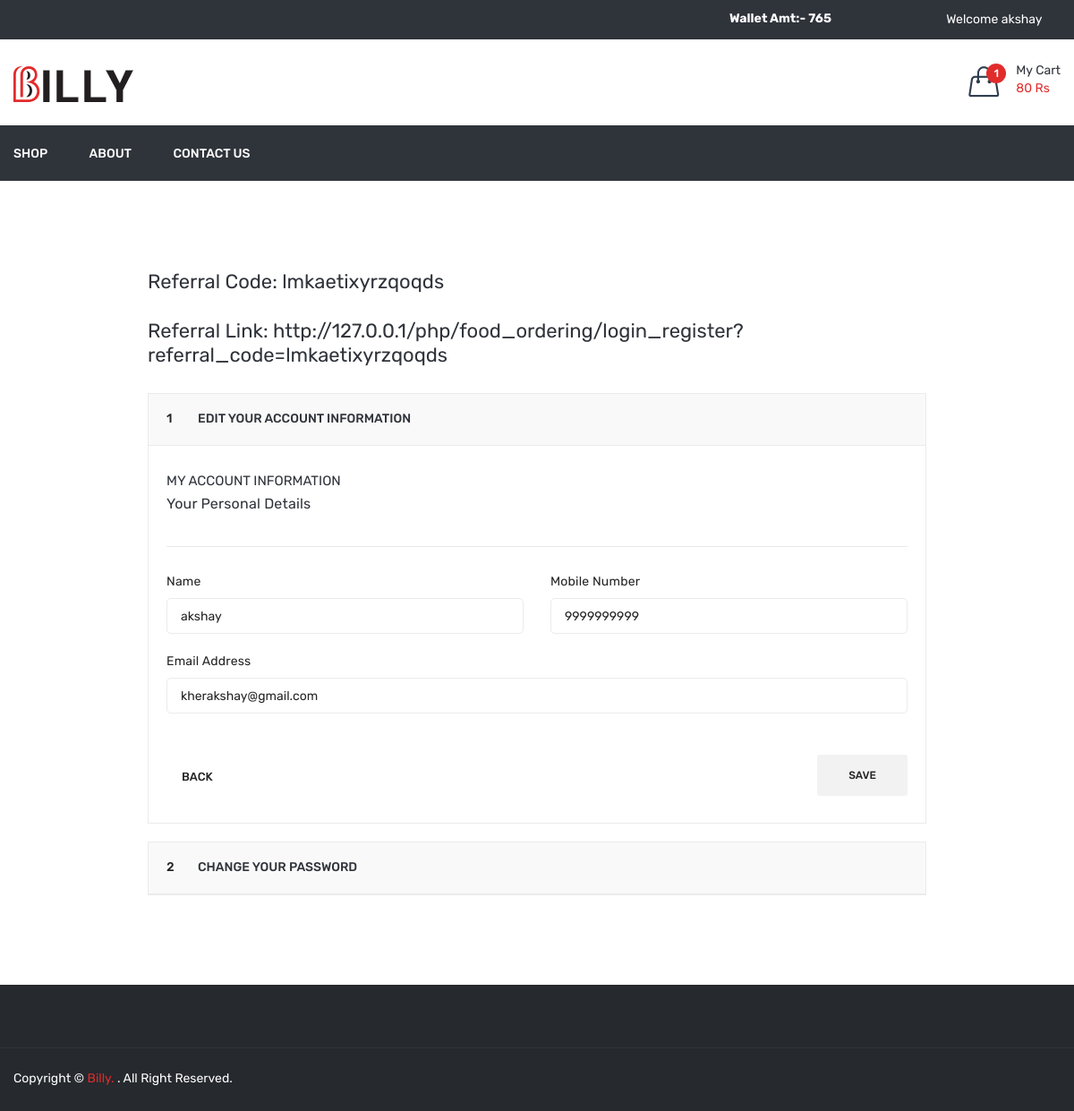
The page /profile.php (signed in) on the database its author committed.
### tables this page shows
CREATE TABLE `dish_cart` (
  `id` int(11) NOT NULL,
  `user_id` int(11) NOT NULL,
  `dish_detail_id` int(11) NOT NULL,
  `qty` int(11) NOT NULL,
  `added_on` datetime NOT NULL
);

CREATE TABLE `user` (
  `id` int(11) NOT NULL,
  `name` varchar(50) NOT NULL,
  `email` varchar(50) NOT NULL,
  `mobile` varchar(15) NOT NULL,
  `password` varchar(100) NOT NULL,
  `status` int(11) NOT NULL,
  `email_verify` int(11) NOT NULL,
  `rand_str` varchar(20) NOT NULL,
  `referral_code` varchar(20) NOT NULL,
  `from_referral_code` varchar(20) NOT NULL,
  `added_on` datetime NOT NULL
);

### function.inc.php (called while the page is built, shortened)
	<?php
function getUserCart(){
	global $con;
	$arr=array();
	$id=$_SESSION['FOOD_USER_ID'];
	$res=mysqli_query($con,"select * from dish_cart where user_id='$id'");
	while($row=mysqli_fetch_assoc($res)){
		$arr[]=$row;
	}
	return $arr;
}
function getDishCartStatus(){
	$dishDetailsID=array();
	if(isset($_SESSION['FOOD_USER_ID'])){
		$getUserCart=getUserCart();
	}else{
		if(isset($_SESSION['cart']) && count($_SESSION['cart'])>0){
			foreach($_SESSION['cart'] as $key=>$val){
				$dishDetailsID[]=$key;
			}
		}
	}
}
function getcartTotalPrice(){
	$cartArr=getUserFullCart();
	$totalPrice=0;
	foreach($cartArr as $list){
		$totalPrice=$totalPrice+($list['qty']*$list['price']);
	}
	return $totalPrice;
}
function getUserFullCart($attr_id=''){
	$cartArr=array();
	if(isset($_SESSION['FOOD_USER_ID'])){
		$getUserCart=getUserCart();
		$cartArr=array();
		foreach($getUserCart as $list){
			$cartArr[$list['dish_detail_id']]['qty']=$list['qty'];
			$getDishDetail=getDishDetailById($list['dish_detail_id']);
			$cartArr[$list['dish_detail_id']]['price']=$getDishDetail['price'];
			$cartArr[$list['dish_detail_id']]['dish']=$getDishDetail['dish'];
			$cartArr[$list['dish_detail_id']]['image']=$getDishDetail['image'];
		}
	}
	if($attr_id!=''){
		return $cartArr[$attr_id]['qty'];
	}else{
		return $cartArr;
	}
}
function getDishDetailById($id){
	global $con;
	$res=mysqli_query($con,"select dish.dish,dish.image,dish_details.price from dish_details,dish where dish_details.id='$id' and dish.id=dish_details.dish_id");
	$row=mysqli_fetch_assoc($res);
	return $row;
}
function getUserDetailsByid($uid=''){
	global $con;
	$data['name']='';
	$data['email']='';
	$data['mobile']='';
	$data['referral_code']='';
	if(isset($_SESSION['FOOD_USER_ID'])){
		$uid=$_SESSION['FOOD_USER_ID'];
	}
	$row=mysqli_fetch_assoc(mysqli_query($con,"select * from user where id='$uid'"));
	$data['name']=$row['name'];
	$data['email']=$row['email'];
	$data['mobile']=$row['mobile'];
	$data['referral_code']=$row['referral_code'];
	return $data;
}
function getWalletAmt($uid){
	global $con;
	$sql="select * from wallet where user_id='$uid'";
	$res=mysqli_query($con,$sql);
	$in=0;
	$out=0;
	while($row=mysqli_fetch_assoc($res)){
		if($row['type']=='in'){
			$in=$in+$row['amt'];
		}
		if($row['type']=='out'){
			$out=$out+$row['amt'];
		}
	}
	return $in-$out;
}
?>

### profile.php (the view, shortened to what this page needs)
<?php
include ("header.php");
$getUserDetails=getUserDetailsByid();
?>
<div class="myaccount-area pb-80 pt-100">
            <div class="container">
                <div class="row">
                    <div class="ml-auto mr-auto col-lg-9">
						<div>
							<h4>Referral Code: <?php echo $getUserDetails['referral_code']?></h4><br/>
							<h4>Referral Link: <?php echo FRONT_SITE_PATH?>login_register?referral_code=<?php echo $getUserDetails['referral_code']?></h4><br/>
						</div>
                        <div class="checkout-wrapper">
                            <div id="faq" class="panel-group">
                                <div class="panel panel-default">
                                    <div class="panel-heading">
                                        <h5 class="panel-title"><span>1</span> <a data-toggle="collapse" data-parent="#faq" href="#my-account-1">Edit your account information </a></h5>
                                    </div>
                                    <div id="my-account-1" class="panel-collapse collapse show">
                                        <div class="panel-body">
                                            <form method="post" id="frmProfile">
												<div class="billing-information-wrapper">
													<div class="account-info-wrapper">
														<h4>My Account Information</h4>
														<h5>Your Personal Details</h5>
													</div>
													<div class="row">
														<div class="col-lg-6 col-md-6">
															<div class="billing-info">
																<label>Name</label>
																<input type="text" id="uname" name="name" required value="<?php echo $getUserDetails['name']?>">
															</div>
														</div>
														<div class="col-lg-6 col-md-6">
															<div class="billing-info">
																<label>Mobile Number</label>
																<input type="text" name="mobile" value="<?php echo $getUserDetails['mobile']?>" required>
															</div>
														</div>
														<div class="col-lg-12 col-md-12">
															<div class="billing-info">
																<label>Email Address</label>
																<input type="email" readonly="readonly" value="<?php echo $getUserDetails['email']?>">
															</div>
														</div>
													</div>
													<div class="billing-back-btn">
														<div class="billing-back">
															<a href="#"><i class="ion-arrow-up-c"></i> back</a>
														</div>
														<div class="billing-btn">
															<button type="submit" id="profile_submit">Save</button>
														</div>
													</div>
												</div>
											</form>
                                        </div>
                                    </div>
                                </div>
                                <div class="panel panel-default">
                                    <div class="panel-heading">
                                        <h5 class="panel-title"><span>2</span> <a data-toggle="collapse" data-parent="#faq" href="#my-account-2">Change your password </a></h5>
                                    </div>
                                </div>
                            </div>
                        </div>
                    </div>
                </div>
            </div>
        </div>
<?php
include("footer.php");
?>

### header.php (shortened to what this page needs)
<?php
include('database.inc.php');
include('function.inc.php');
getDishCartStatus();
$cartArr=getUserFullCart();
$totalPrice=getcartTotalPrice();
$totalCartDish=count($cartArr);
$getWalletAmt=0;
if(isset($_SESSION['FOOD_USER_ID'])){
	$getWalletAmt=getWalletAmt($_SESSION['FOOD_USER_ID']);
}
?>
<!doctype html>
<html class="no-js" lang="zxx">
<head>
        <link rel="stylesheet" href="<?php echo FRONT_SITE_PATH?>assets/css/bootstrap.min.css">
        <link rel="stylesheet" href="<?php echo FRONT_SITE_PATH?>assets/css/animate.css">
        <link rel="stylesheet" href="<?php echo FRONT_SITE_PATH?>assets/css/owl.carousel.min.css">
        <link rel="stylesheet" href="<?php echo FRONT_SITE_PATH?>assets/css/slick.css">
        <link rel="stylesheet" href="<?php echo FRONT_SITE_PATH?>assets/css/chosen.min.css">
        <link rel="stylesheet" href="<?php echo FRONT_SITE_PATH?>assets/css/ionicons.min.css">
        <link rel="stylesheet" href="<?php echo FRONT_SITE_PATH?>assets/css/font-awesome.min.css">
        <link rel="stylesheet" href="<?php echo FRONT_SITE_PATH?>assets/css/simple-line-icons.css">
        <link rel="stylesheet" href="<?php echo FRONT_SITE_PATH?>assets/css/jquery-ui.css">
        <link rel="stylesheet" href="<?php echo FRONT_SITE_PATH?>assets/css/meanmenu.min.css">
        <link rel="stylesheet" href="<?php echo FRONT_SITE_PATH?>assets/css/style.css">
        <link rel="stylesheet" href="<?php echo FRONT_SITE_PATH?>assets/css/responsive.css">
    </head>
    <body>
        <header class="header-area">
            <div class="header-top black-bg">
                <div class="container">
                    <div class="row">
                        <div class="col-lg-8 col-md-4 col-12 col-sm-4">
                        </div>
						<div class="col-lg-2 col-md-4 col-12 col-sm-4">
							<?php
								if(isset($_SESSION['FOOD_USER_NAME'])){
								?>
							<div id="wallet_top_box">
								<a href="<?php echo FRONT_SITE_PATH?>wallet" style="color:#fff;">
									Wallet Amt:- <?php echo $getWalletAmt?>
								</a>
							</div>
								<?php  } ?>
						</div>
                        <div class="col-lg-2 col-md-8 col-12 col-sm-8">
                            <div class="account-curr-lang-wrap f-right">
                                <?php
								if(isset($_SESSION['FOOD_USER_NAME'])){
								?>
								<ul>
                                    <li class="top-hover"><a href="#"><?php echo "Welcome <span id='user_top_name'>".$_SESSION['FOOD_USER_NAME'];?></span>  <i class="ion-chevron-down"></i></a>
                                    </li>
                                </ul>
								<?php } ?>
                            </div>
                        </div>
                    </div>
                </div>
            </div>
            <div class="header-middle">
                <div class="container">
                    <div class="row">
                        <div class="col-lg-3 col-md-4 col-12 col-sm-4">
                            <div class="logo">
                                <a href="<?php echo FRONT_SITE_PATH?>">
                                    <img alt="" src="<?php echo FRONT_SITE_PATH?>assets/img/logo/logo.png">
                                </a>
                            </div>
                        </div>
                        <div class="col-lg-9 col-md-8 col-12 col-sm-8">
                            <div class="header-middle-right f-right">
                                <div class="header-wishlist">
                                </div>
                                <div class="header-cart">
                                    <a href="#">
                                        <div class="header-icon-style">
                                            <i class="icon-handbag icons"></i>
                                            <span class="count-style" id="totalCartDish"><?php echo $totalCartDish?></span>
                                        </div>
                                        <div class="cart-text">
                                            <span class="digit">My Cart</span>
                                            <span class="cart-digit-bold" id="totalPrice">
											<?php
											if($totalPrice!=0){
												echo $totalPrice.' Rs';
											}
											?></span>
                                        </div>
                                    </a>
                                </div>
                            </div>
                        </div>
                    </div>
                </div>
            </div>
            <div class="header-bottom transparent-bar black-bg">
                <div class="container">
                    <div class="row">
                        <div class="col-lg-12 col-md-12 col-12">
                            <div class="main-menu">
                                <nav>
                                    <ul>
                                        <li><a href="<?php echo FRONT_SITE_PATH?>shop">Shop</a></li>
                                        <li><a href="<?php echo FRONT_SITE_PATH?>about-us">about</a></li>
                                        <li><a href="<?php echo FRONT_SITE_PATH?>contact-us">contact us</a></li>
                                    </ul>
                                </nav>
                            </div>
                        </div>
                    </div>
                </div>
            </div>
        </header>

### rows shown on the page
dish_cart: dish_detail "1"
user: referral_code "lmkaetixyrzqoqds", name "akshay", mobile "9999999999", email "kherakshay@gmail.com"

### other values the page prints
$getWalletAmt "765"
$_SESSION['FOOD_USER_NAME'] "akshay"
$totalPrice "80"
FRONT_SITE_PATH "http://127.0.0.1/php/food_ordering/"
